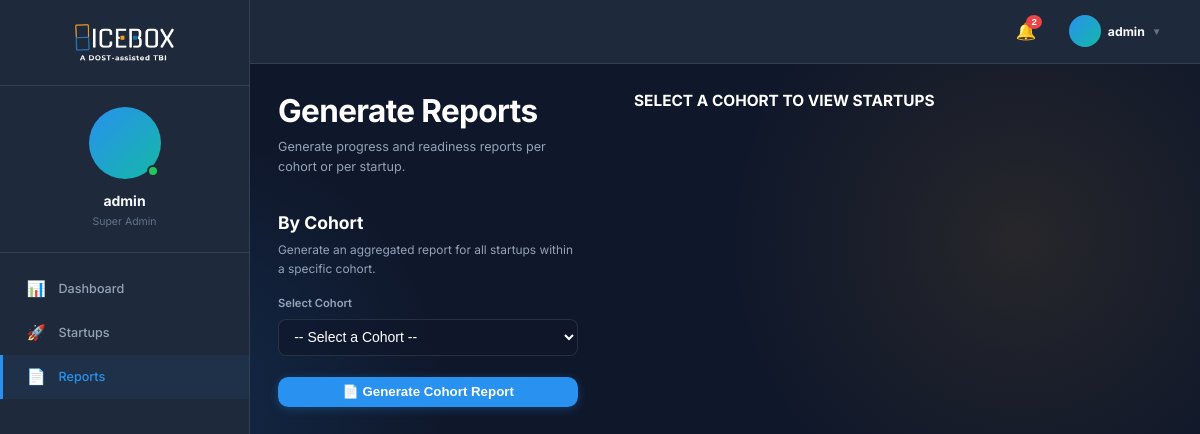
Page /reports/ (signed in) on the committed database.
### incubator/models.py (models this page shows, shortened)
class User(AbstractUser):
    ROLE_CHOICES = (
        ('super_admin', 'Super Admin'),
        ('admin', 'Admin'),
        ('incubatee', 'Incubatee'),
    )
    role = models.CharField(max_length=20, choices=ROLE_CHOICES, default='incubatee')
    middle_name = models.CharField(max_length=100, blank=True, null=True)
    contact_number = models.CharField(max_length=20, blank=True, null=True)
    profile_picture = models.ImageField(upload_to='profile_pictures/', blank=True, null=True)
    created_by = models.ForeignKey('self', on_delete=models.SET_NULL, null=True, blank=True)

### incubator/views.py (the view)
# urls.py: path('reports/', views.reports_view, name='reports'),
@login_required
def reports_view(request):
    if request.user.role not in ['admin', 'super_admin']:
        messages.error(request, 'Unauthorized access to Reports.')
        return redirect('dashboard')
    cohorts = Cohort.objects.all().order_by('-start_date')
    startups = Startup.objects.all().select_related('cohort').order_by('name')
    return render(request, 'reports/index.html', {'cohorts': cohorts, 'startups': startups})

### incubator/context_processors.py (called while the page is built)
def notifications(request):
    if request.user.is_authenticated:
        unread = request.user.notifications.filter(is_read=False).order_by('-created_at')
        return {
            'unread_notifications': unread,
            'unread_notifications_count': unread.count()
        }
    return {
        'unread_notifications': [],
        'unread_notifications_count': 0
    }

### templates/reports/index.html (shortened to what this page needs)
{% extends 'base.html' %}
{% block content %}
<div style="display: grid; grid-template-columns: 1fr; gap: 2rem; max-width: 1200px;">
    <div style="display: grid; grid-template-columns: minmax(300px, 1fr) 2fr; gap: 4rem;">
        <div>
            <h1 class="heading-lg" style="margin-bottom: 0.5rem; color: #ffffff;">Generate Reports</h1>
            <p style="color: var(--text-secondary); font-size: 0.9rem; margin-bottom: 2.5rem;">
                Generate progress and readiness reports per cohort or per startup.
            </p>
            <div style="margin-bottom: 2rem;">
                <h2 style="font-size: 1.25rem; font-weight: 700; margin-bottom: 0.5rem; color: #ffffff;">By Cohort</h2>
                <p style="font-size: 0.85rem; color: var(--text-secondary); margin-bottom: 1.25rem;">
                    Generate an aggregated report for all startups within a specific cohort.
                </p>
                <form action="{% url 'cohort_report' %}" method="get" class="flex flex-col gap-sm">
                    <div>
                        <label style="display: block; font-size: 0.8rem; font-weight: 600; color: var(--text-secondary); margin-bottom: 0.4rem;">Select Cohort</label>
                        <select name="cohort_id" id="cohort-select" class="form-control" required style="width: 100%; background: rgba(15, 23, 42, 0.6); color: white; border: 1px solid rgba(255, 255, 255, 0.1); border-radius: 8px; padding: 0.6rem 0.8rem;">
                            <option value="" disabled selected>-- Select a Cohort --</option>
                        </select>
                    </div>
                    <button type="submit" class="btn btn-primary" style="margin-top: 0.5rem; justify-content: center; width: 100%; padding: 0.6rem; font-weight: 600;">
                        📄 Generate Cohort Report
                    </button>
                </form>
            </div>
        </div>
        <div>
            <h2 id="right-col-title" style="font-size: 1.1rem; font-weight: 700; color: #ffffff; margin-bottom: 1.5rem; text-transform: uppercase;">
            </h2>
        </div>
    </div>
</div>
{% endblock %}

### templates/base.html (shortened to what this page needs)
{% load static %}
<!DOCTYPE html>
<html lang="en">
<head>
    <link rel="stylesheet" href="https://cdn.jsdelivr.net/npm/bootstrap-icons@1.11.3/font/bootstrap-icons.min.css">
    <link rel="stylesheet" href="{% static 'css/main.css' %}">
</head>
<body>
    {% if user.is_authenticated %}
    <div class="app-layout">
        <aside class="sidebar">
            <div class="sidebar-logo">
                <a href="{% url 'dashboard' %}">
                    <img src="{% static 'img/logo-dark-mode.png' %}" alt="Icebox Logo" class="logo-dark">
                </a>
            </div>
            <div class="sidebar-profile">
                {% if user.profile_picture %}
                    <img src="{{ user.profile_picture.url }}" alt="{{ user.username }}" class="sidebar-avatar" style="object-fit: cover;">
                {% else %}
                    <div class="sidebar-avatar">
                    </div>
                {% endif %}
                <div class="sidebar-username">{{ user.get_full_name|default:user.username }}</div>
                <div class="sidebar-role">{{ user.get_role_display }}</div>
            </div>
            <nav class="sidebar-nav">
                <a href="{% url 'dashboard' %}"
                    class="sidebar-link {% if request.resolver_match.url_name == 'dashboard' %}active{% endif %}">
                    <span class="sidebar-icon">📊</span> Dashboard
                </a>
                {% if user.role == 'admin' or user.role == 'super_admin' %}
                <a href="{% url 'startups_list' %}"
                    class="sidebar-link {% if request.resolver_match.url_name == 'startups_list' or request.resolver_match.url_name == 'add_startup' %}active{% endif %}">
                    <span class="sidebar-icon">🚀</span> Startups
                </a>
                <a href="{% url 'reports' %}"
                    class="sidebar-link {% if 'report' in request.resolver_match.url_name %}active{% endif %}">
                    <span class="sidebar-icon">📄</span> Reports
                </a>
                {% endif %}
            </nav>
        </aside>
        <div class="main-content">
            <div class="topbar">
                <div style="position: relative;">
                    <button id="notification-toggle" class="nav-icon" aria-label="Notifications">
                        🔔
                        {% if unread_notifications_count > 0 %}
                        <span class="badge">{{ unread_notifications_count }}</span>
                        {% endif %}
                    </button>
                </div>
                <div class="topbar-user" id="user-menu-toggle">
                    {% if user.profile_picture %}
                    <img src="{{ user.profile_picture.url }}" alt="{{ user.username }}" class="topbar-user-avatar"
                        style="object-fit: cover;">
                    {% else %}
                    <div class="topbar-user-avatar">
                    </div>
                    {% endif %}
                    <span class="text-sm font-bold" style="color: var(--text-primary);">{{ user.username }}</span>
                    <span style="font-size: 0.7rem; color: var(--text-tertiary);">▼</span>
                </div>
            </div>
            <div class="main-body">
                {% endif %}
                {% block content %}
                {% endblock %}
                {% if user.is_authenticated %}
            </div>
        </div>
    </div>
    {% endif %}
</body>
</html>

### static/css/main.css (style rules this page uses)
:root { --brand-blue: #2991EF; --brand-orange: #F7AE2F; --brand-purple: #8B5CF6; --brand-teal: #14B8A6; --accent-color: var(--brand-blue); --accent-hover: #1c7ed6; --danger-color: #ef4444; --danger-bg: rgba(239, 68, 68, 0.1); --success-color: #22c55e; --success-bg: rgba(34, 197, 94, 0.1); --warning-color: #f59e0b; --warning-bg: rgba(245, 158, 11, 0.1); --info-color: #3b82f6; --info-bg: rgba(59, 130, 246, 0.1); --bg-color: #0F172A; --bg-secondary: #1E293B; --text-primary: #F8FAFC; --text-secondary: #94A3B8; --text-tertiary: #64748B; --border-color: rgba(255, 255, 255, 0.1); --glass-bg: rgba(30, 41, 59, 0.7); --glass-border: 1px solid rgba(255, 255, 255, 0.1); --glass-shadow: 0 8px 32px 0 rgba(0, 0, 0, 0.3); --glass-blur: blur(12px); --space-xs: 0.5rem; --space-sm: 1rem; --space-md: 1.5rem; --space-lg: 2rem; --space-xl: 3rem; --radius-sm: 0.375rem; --radius-md: 0.75rem; --radius-lg: 1rem; --radius-full: 9999px; --font-heading: 'Inter', sans-serif; --font-body: 'Inter', sans-serif; --bg-gradient-1: rgba(41, 145, 239, 0.15); --bg-gradient-2: rgba(247, 174, 47, 0.1); --neu-bg: #0F172A; --neu-surface: #1E293B; --neu-shadow-dark: rgba(0, 0, 0, 0.6); --neu-shadow-light: rgba(255, 255, 255, 0.05); --neu-text: #F8FAFC; --neu-text-muted: #94A3B8; --subtle-overlay: rgba(255, 255, 255, 0.06); }
*, *::before, *::after { box-sizing: border-box; margin: 0; padding: 0; }
html { font-size: 14px; }
body { background-color: var(--bg-color); color: var(--text-primary); font-family: var(--font-body); line-height: 1.6; min-height: 100vh; background-image: radial-gradient(circle at 15% 50%, var(--bg-gradient-1), transparent 25%), radial-gradient(circle at 85% 30%, var(--bg-gradient-2), transparent 25%); background-attachment: fixed; transition: background-color 0.3s ease, color 0.3s ease; }
img { max-width: 100%; display: block; }
a { color: var(--accent-color); text-decoration: none; transition: color 0.2s ease; }
.flex { display: flex; }
.flex-col { flex-direction: column; }
.gap-sm { gap: var(--space-sm); }
h1, h2, h3, h4, h5, h6 { font-weight: 700; line-height: 1.2; color: var(--text-primary); }
.heading-lg { font-size: 2.25rem; letter-spacing: -0.02em; }
.text-sm { font-size: 0.875rem; }
.font-bold { font-weight: 700; }
.btn { display: inline-flex; align-items: center; justify-content: center; padding: 0.75rem 1.5rem; border-radius: var(--radius-md); font-weight: 600; font-size: 0.95rem; cursor: pointer; border: none; transition: all 0.2s ease; gap: 0.5rem; line-height: 1; }
.btn-primary { background: var(--accent-color); color: #ffffff; box-shadow: 0 2px 10px rgba(41, 145, 239, 0.3); }
.form-control { width: 100%; padding: 0.75rem 1rem; background: rgba(0, 0, 0, 0.2); border: 1px solid var(--border-color); border-radius: var(--radius-md); color: var(--text-primary); font-size: 1rem; transition: border-color 0.2s, box-shadow 0.2s; }
.badge { display: inline-flex; align-items: center; padding: 0.25rem 0.75rem; border-radius: var(--radius-full); font-size: 0.75rem; font-weight: 600; text-transform: uppercase; letter-spacing: 0.05em; line-height: 1; }

### rows in the picture
User: get_full_name "admin", role "Super Admin", username "admin"

### other values in the picture
{{ unread_notifications_count }} "2"
